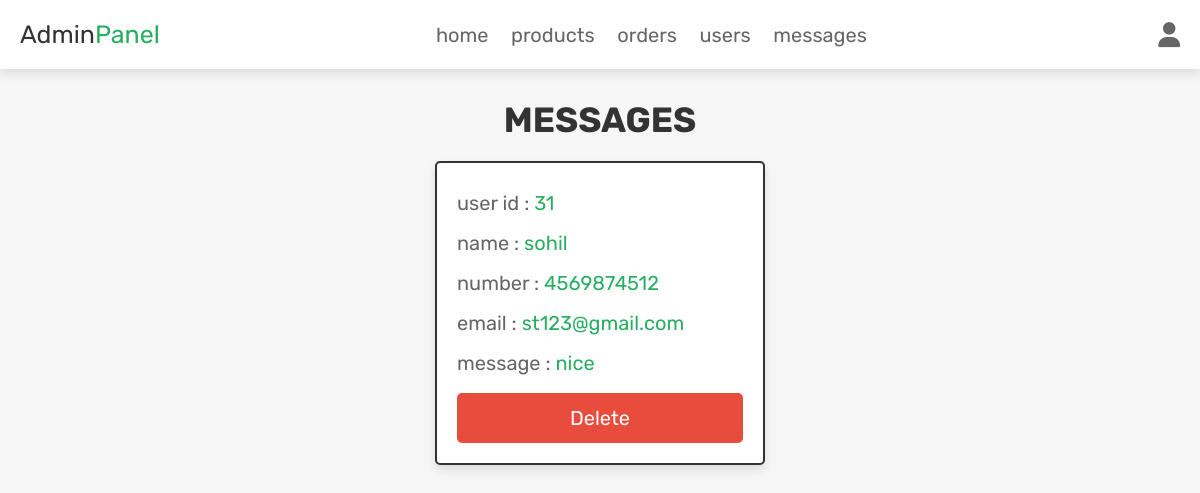
The page /admin_contacts.php (signed in) on the database its author committed.
### tables this page shows
CREATE TABLE `message` (
  `id` int(100) NOT NULL,
  `user_id` int(100) NOT NULL,
  `name` varchar(100) NOT NULL,
  `email` varchar(100) NOT NULL,
  `number` varchar(12) NOT NULL,
  `message` varchar(500) NOT NULL
);

### admin_contacts.php (the view, shortened to what this page needs)
<?php
@include 'config.php';
?>
<!DOCTYPE html>
<html lang="en">
<head>
   <link rel="stylesheet" href="https://cdnjs.cloudflare.com/ajax/libs/font-awesome/6.1.1/css/all.min.css">
   <link rel="stylesheet" href="css/admin_style.css">
</head>
<body>
<?php include 'admin_header.php'; ?>
<section class="messages">
   <h1 class="title">messages</h1>
   <div class="box-container">
   <?php
      $select_message = $conn->prepare("SELECT * FROM `message`");
      $select_message->execute();
      if($select_message->rowCount() > 0){
         while($fetch_message = $select_message->fetch(PDO::FETCH_ASSOC)){
   ?>
   <div class="box">
      <p> user id : <span><?= $fetch_message['user_id']; ?></span> </p>
      <p> name : <span><?= $fetch_message['name']; ?></span> </p>
      <p> number : <span><?= $fetch_message['number']; ?></span> </p>
      <p> email : <span><?= $fetch_message['email']; ?></span> </p>
      <p> message : <span><?= $fetch_message['message']; ?></span> </p>
      <a href="admin_contacts.php?delete=<?= $fetch_message['id']; ?>" onclick="return confirm('delete this message?');" class="delete-btn">delete</a>
   </div>
   <?php
         }
      }else{
         echo '<p class="empty">you have no messages!</p>';
      }
   ?>
   </div>
</section>
</body>
</html>

### css/admin_style.css (style rules this page uses)
.messages .box-container { display: grid; grid-template-columns: repeat(auto-fit, 33rem); gap:1.5rem; align-items: flex-start; justify-content:center; }
.messages .box-container .box { border:var(--border); box-shadow: var(--box-shadow); background-color: var(--white); border-radius: .5rem; padding:2rem; }
.messages .box-container .box p { line-height: 1.5; padding:.5rem 0; font-size: 2rem; color:var(--light-color); }
.messages .box-container .box p span { color:var(--green); }

### css/components.css (style rules this page uses)
:root { --green:#27ae60; --orange:#f39c12; --red:#e74c3c; --black:#333; --light-color:#666; --white:#fff; --light-bg:#f6f6f6; --border:.2rem solid var(--black); --box-shadow:0 .5rem 1rem rgba(0,0,0,.1); }
* { font-family: 'Rubik', sans-serif; margin:0; padding:0; box-sizing: border-box; outline: none; border:none; text-decoration: none; color:var(--black); }
body { background-color: var(--light-bg); }
html { font-size: 62.5%; overflow-x: hidden; scroll-behavior: smooth; scroll-padding-top: 6.5rem; }
section { padding:3rem 2rem; max-width: 1200px; margin:0 auto; }
.btn, .delete-btn, .option-btn { display: block; width: 100%; margin-top: 1rem; border-radius: .5rem; color:var(--white); font-size: 2rem; padding:1.3rem 3rem; text-transform: capitalize; cursor: pointer; text-align: center; }
.delete-btn { background-color: var(--red); }
.title { text-align: center; margin-bottom: 2rem; text-transform: uppercase; color:var(--black); font-size: 3.5rem; }

### rows shown on the page
message: user "31", name "sohil", number "4569874512", email "st123@gmail.com", message "nice"
